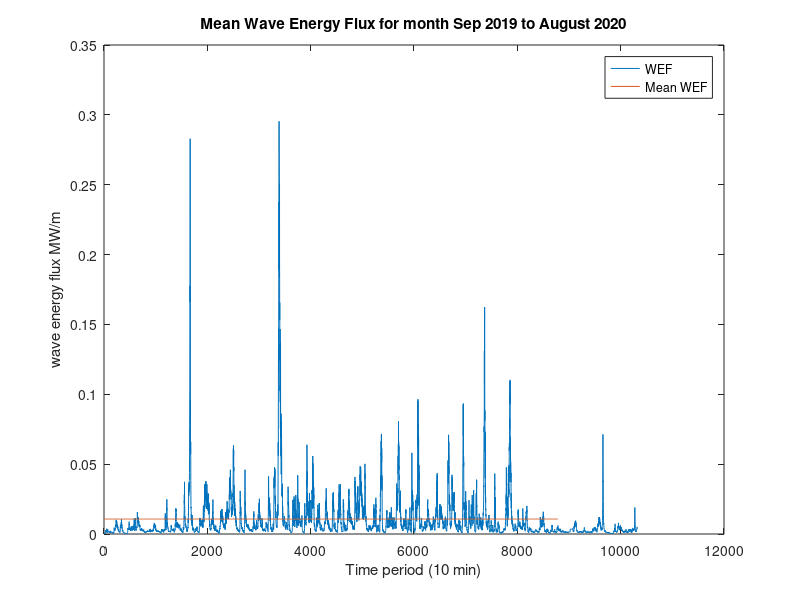

This figure's MATLAB source:
clear;
clc;
%% Load 41025 Met Data
load('Station_41025_Met_Data.mat')
[r,c]=size(Station_41025_Met_Data);
stpt=1537;
%% Data Components
YY=Station_41025_Met_Data(:,1); 
MM=Station_41025_Met_Data(:,2); 
DD=Station_41025_Met_Data(:,3); 
hh=Station_41025_Met_Data(:,4); 
mm=Station_41025_Met_Data(:,5); 
WiDIR=Station_41025_Met_Data(:,6); %degT Wind direction
WiSPD=Station_41025_Met_Data(:,7); %m/s Wind speed 
WiGST=Station_41025_Met_Data(:,8); %m/s Peak 5 or 8 second gust speed 
WVHT=Station_41025_Met_Data(:,9); %m Significant wave height
WVDPD=Station_41025_Met_Data(:,10); %Sec Dominant wave period
WVAPD=Station_41025_Met_Data(:,11); %Sec Average wave period
WVMWD=Station_41025_Met_Data(:,12); %degT The direction from which the waves at the dominant period (DPD) are coming.
APRES=Station_41025_Met_Data(:,13); %hPa Sea level pressure (hPa)
ATMP=Station_41025_Met_Data(:,14); %degC Air temperature
WtTMP=Station_41025_Met_Data(:,15); %degC Sea surface temperature
DEWP=Station_41025_Met_Data(:,16); %degC Dewpoint temperature
%% Assumptions
S=35.8; %ppt Surface Salinity
g=9.80665; %m/s^2 gravitational acceleration
%% Data conversion
for i=1:r
% Wiucomp(i,1)=WSPD(i,1)*cos(WDIR(i,1)); %m/s towards north x
% Wivcomp(i,1)=WSPD(i,1)*sin(WDIR(i,1)); %m/s towards West y
APRESbar(i,1)=APRES(i,1)/1000; %bar
rho0(i,1)=(999.84259+6.793952*(10^-2)*WtTMP(i,1)-9.095290*(10^-3)*WtTMP(i,1)^2+1.001685*(10^-4)*WtTMP(i,1)^3-1.120083*(10^-6)*WtTMP(i,1)^4+6.536332*(10^-9)*WtTMP(i,1)^5)+(0.824493-4.0899*(10^-3)*WtTMP(i,1)+7.6438*(10^-5)*WtTMP(i,1)^2-8.2467*(10^-7)*WtTMP(i,1)^3+5.3875*(10^-9)*WtTMP(i,1)^4)*S+(-5.72466*(10^-3)+1.0227*(10^-4)*WtTMP(i,1)-1.6546*(10^-6)*WtTMP(i,1)^2)*S^1.5+(4.8314*(10^-4))*S^2;
K0(i,1)=((19652.21+148.4206*WtTMP(i,1)-2.327105*WtTMP(i,1)^2+1.360477*(10^-2)*WtTMP(i,1)^3-5.155288*(10^-5)*WtTMP(i,1)^4)+(54.6746-0.603459*WtTMP(i,1)+1.09987*(10^-2)*WtTMP(i,1)^2-6.1670*(10^-5)*WtTMP(i,1)^3)*S+(7.944*10^-2+1.6483*10^-2*WtTMP(i,1)-5.30094*10^-4*WtTMP(i,1)^2)*S^1.5)+((3.239908+1.43713*10^-3*WtTMP(i,1)+1.16092*10^-4*WtTMP(i,1)^2-5.77905*10^-7*WtTMP(i,1)^3)+(2.2838*10^-3-1.0981*10^-5*WtTMP(i,1)-1.6078*10^-6*WtTMP(i,1)^2)*S+1.91075*10^-4*S^1.5)*APRESbar(i,1)+((8.50935*10^-5-6.12293*10^-6*WtTMP(i,1)+5.2787*10^-8*WtTMP(i,1)^2)+(-9.9348*10^-7+2.0816*10^-8*WtTMP(i,1)+9.1697*10^-10*WtTMP(i,1)^2)*S)*APRESbar(i,1)^2;
WtDensity(i,1)=rho0(i,1)/(1-(APRESbar(i,1)/K0(i,1))); %kg/m^3
WvCg(i,1)=WVAPD(i,1)*0.5*g/(2*pi()); %m/s group velocity
WvCp(i,1)=2*WvCg(i,1); %m/s phase velocity
Wvlen(i,1)=WVAPD(i,1)^2*0.5*g/(2*pi()); %m wave length
WvMED(i,1)=(WtDensity(i,1)*g*WVHT(i,1)^2)/16000; %J/m^2 Mean Energy Density
WvEFlux(i,1)=WvMED(i,1)*WvCg(i,1); %kW/m wave energy flux 
end
WvEFAvg=mean(WvEFlux(stpt:end,:)) %285:52988
WvEFsum=sum(WvEFlux(stpt:end,:))

figure
plot(WvEFlux/1000);
hold on;
plot(WvEFAvg/1000*ones(size(WvEFlux(stpt:end,:))));
legend('WEF','Mean WEF')
title('Mean Wave Energy Flux for month Sep 2019 to August 2020')
xlabel('Time period (10 min)');
ylabel('wave energy flux MW/m');

Power_Produced=WvEFlux(stpt:end,:)*10*0.31;
sum(Power_Produced)